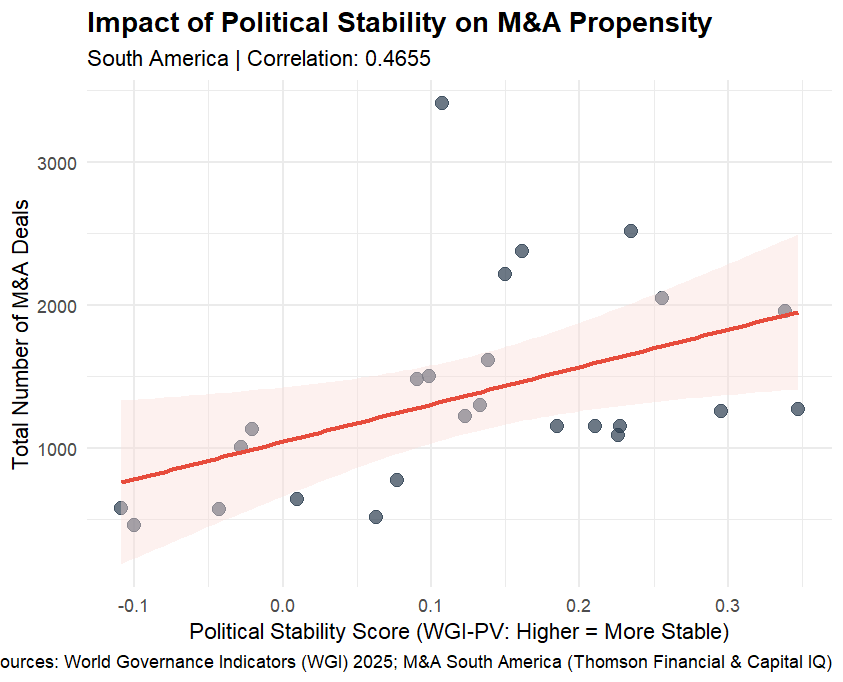

This chart was generated by the following R code:
                                                                                  屋屋library(tidyverse)
library(readr)
library(readxl)

#Data Input
wgi_raw <- read_excel("C:/Users/Bonita/Desktop/03_Graduate School/03_EMLYON/03_M1-Printemps/RECAPSS/Group Work/Data/Workd Governance Indicators/Political Stability_2025.xlsx")
ma_raw <- read_excel("C:/Users/Bonita/Desktop/03_Graduate School/03_EMLYON/03_M1-Printemps/RECAPSS/Group Work/Data/M&A Volume/Mergers & Acquisitions (M&A) - South America.xlsx")

# --- STEP 2: CLEAN POLITICAL STABILITY (WGI) ---
# We average the stability scores for all South American countries by year
stability_clean <- wgi_raw %>%
  filter(Region == "Latin America & Caribbean") %>%
  group_by(Year) %>%
  summarise(Avg_Stability = mean(`Governance estimate (approx. -2.5 to +2.5)`, na.rm = TRUE)) %>%
  filter(!is.na(Year))

# --- STEP 3: CLEAN M&A DATA ---
# We ensure the columns are numeric and handle the duplicate 2010 entries
ma_clean <- ma_raw %>%
  select(Year, Deals = `Number of Deals`) %>%
  mutate(Year = as.numeric(Year),
         Deals = as.numeric(Deals)) %>%
  filter(!is.na(Year) & !is.na(Deals)) %>%
  group_by(Year) %>%
  summarise(Total_Deals = sum(Deals))

# --- STEP 4: MERGE DATASETS ---
final_df <- inner_join(stability_clean, ma_clean, by = "Year")

# --- STEP 5: CREATE THE PLOT ---
ggplot(final_df, aes(x = Avg_Stability, y = Total_Deals)) +
  # Add points (Scatter plot)
  geom_point(color = "#2c3e50", size = 3, alpha = 0.7) + 
  # Add a linear regression line with confidence interval
  geom_smooth(method = "lm", color = "#e74c3c", fill = "#fadbd8") +
  # Labels and Theme
  theme_minimal() +
  labs(
    title = "Impact of Political Stability on M&A Propensity",
    subtitle = paste("South America | Correlation:", round(cor(final_df$Avg_Stability, final_df$Total_Deals), 4)),
    x = "Political Stability Score (WGI-PV: Higher = More Stable)",
    y = "Total Number of M&A Deals",
    caption = "Sources: World Governance Indicators (WGI) 2025; M&A South America (Thomson Financial & Capital IQ)"
  ) +
  theme(plot.title = element_text(face = "bold", size = 14))
